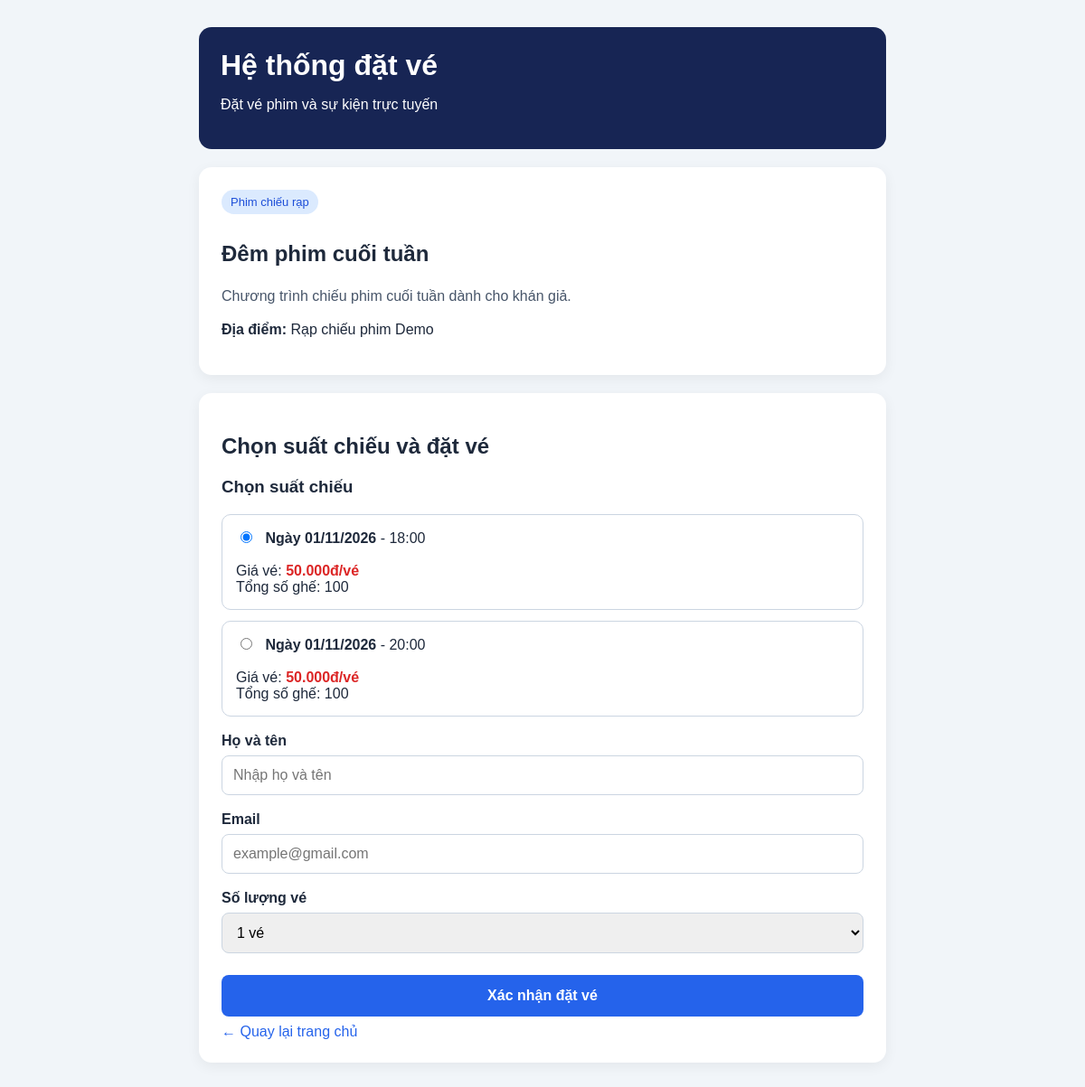
/app/booking.php?id=1, run on the app's committed database.
### tables this page shows
CREATE TABLE IF NOT EXISTS events (
    id INT AUTO_INCREMENT PRIMARY KEY,
    title VARCHAR(200) NOT NULL,
    event_type ENUM('movie', 'event') NOT NULL DEFAULT 'movie',
    description TEXT,
    location VARCHAR(255),
    image_url VARCHAR(500),
    created_at TIMESTAMP DEFAULT CURRENT_TIMESTAMP
);

CREATE TABLE IF NOT EXISTS showtimes (
    id INT AUTO_INCREMENT PRIMARY KEY,
    event_id INT NOT NULL,
    show_date DATE NOT NULL,
    show_time TIME NOT NULL,
    ticket_price DECIMAL(10,2) NOT NULL DEFAULT 0,
    total_seats INT NOT NULL DEFAULT 100,
    FOREIGN KEY (event_id) REFERENCES events(id)
        ON DELETE CASCADE
);

### app/booking.php (the view, shortened to what this page needs)
<?php
require_once __DIR__ . '/db.php';
$eventId = filter_input(INPUT_GET, 'id', FILTER_VALIDATE_INT);
$stmt = $pdo->prepare(
    "SELECT id, title, event_type, description, location
     FROM events
     WHERE id = :id"
);
$stmt->execute(['id' => $eventId]);
$event = $stmt->fetch();
$stmt = $pdo->prepare(
    "SELECT id, show_date, show_time, ticket_price, total_seats
     FROM showtimes
     WHERE event_id = :event_id
       AND show_date >= CURDATE()
     ORDER BY show_date ASC, show_time ASC"
);
$stmt->execute(['event_id' => $eventId]);
$showtimes = $stmt->fetchAll();
function e($value)
{
    return htmlspecialchars((string)$value, ENT_QUOTES, 'UTF-8');
}
?>
<!DOCTYPE html>
<html lang="vi">
<head>
</head>
<body>
<div class="container">
    <div class="header">
        <h1>Hệ thống đặt vé</h1>
        <p>Đặt vé phim và sự kiện trực tuyến</p>
    </div>
    <div class="card">
        <span class="type">
            <?= $event['event_type'] === 'movie' ? 'Phim chiếu rạp' : 'Sự kiện' ?>
        </span>
        <h2><?= e($event['title']) ?></h2>
        <p class="description">
            <?= nl2br(e($event['description'])) ?>
        </p>
        <p>
            <strong>Địa điểm:</strong>
            <?= e($event['location']) ?>
        </p>
    </div>
    <div class="card">
        <h2>Chọn suất chiếu và đặt vé</h2>
        <?php if (count($showtimes) > 0): ?>
            <form action="process-booking.php" method="POST">
                <h3>Chọn suất chiếu</h3>
                <?php foreach ($showtimes as $index => $showtime): ?>
                    <label class="showtime">
                        <input
                            type="radio"
                            name="showtime_id"
                            value="<?= (int)$showtime['id'] ?>"
                            required
                            <?= $index === 0 ? 'checked' : '' ?>
                        >
                        <strong>
                            Ngày <?= e(date('d/m/Y', strtotime($showtime['show_date']))) ?>
                        </strong>
                        - <?= e(substr($showtime['show_time'], 0, 5)) ?>
                        <br><br>
                        Giá vé:
                        <span class="price">
                            <?= number_format((float)$showtime['ticket_price'], 0, ',', '.') ?>đ/vé
                        </span>
                        <br>
                        Tổng số ghế:
                        <?= (int)$showtime['total_seats'] ?>
                    </label>
                <?php endforeach; ?>
                <div class="field">
                    <label for="customer_name">Họ và tên</label>
                    <input
                        type="text"
                        id="customer_name"
                        name="customer_name"
                        maxlength="100"
                        required
                        placeholder="Nhập họ và tên"
                    >
                </div>
                <div class="field">
                    <label for="customer_email">Email</label>
                    <input
                        type="email"
                        id="customer_email"
                        name="customer_email"
                        maxlength="190"
                        required
                        placeholder="example@gmail.com"
                    >
                </div>
                <div class="field">
                    <label for="seat_count">Số lượng vé</label>
                    <select id="seat_count" name="seat_count" required>
                        <?php for ($i = 1; $i <= 10; $i++): ?>
                            <option value="<?= $i ?>">
                                <?= $i ?> vé
                            </option>
                        <?php endfor; ?>
                    </select>
                </div>
                <button type="submit" class="submit-btn">
                    Xác nhận đặt vé
                </button>
            </form>
        <?php else: ?>
            <div class="notice">
                Hiện chưa có suất chiếu trong tương lai cho phim hoặc sự kiện này.
            </div>
        <?php endif; ?>
        <a class="back" href="index.php">
            ← Quay lại trang chủ
        </a>
    </div>
</div>
</body>
</html>

### app/booking.php (style rules this page uses)
* { box-sizing: border-box; }
body { margin: 0; padding: 30px 15px; font-family: Arial, sans-serif; background: #f1f5f9; color: #1e293b; }
.container { max-width: 760px; margin: 0 auto; }
.header { padding: 24px; border-radius: 14px; background: #172554; color: white; margin-bottom: 20px; }
.header h1 { margin: 0 0 8px; }
.card { padding: 25px; margin-bottom: 20px; background: white; border-radius: 14px; box-shadow: 0 4px 15px rgba(0, 0, 0, 0.06); }
.type { display: inline-block; padding: 6px 10px; border-radius: 20px; background: #dbeafe; color: #1d4ed8; font-size: 13px; margin-bottom: 10px; }
.description { color: #475569; line-height: 1.6; }
.showtime { display: block; padding: 15px; margin: 12px 0; border: 1px solid #cbd5e1; border-radius: 10px; cursor: pointer; }
.showtime input { margin-right: 10px; }
.price { color: #dc2626; font-weight: bold; }
.field { margin-top: 18px; }
.field label { display: block; margin-bottom: 7px; font-weight: bold; }
.field input, .field select { width: 100%; padding: 12px; border: 1px solid #cbd5e1; border-radius: 8px; font-size: 16px; }
.submit-btn { display: block; width: 100%; margin-top: 24px; padding: 14px; border: none; border-radius: 8px; background: #2563eb; color: white; font-size: 16px; font-weight: bold; cursor: pointer; }
.back { display: inline-block; margin-top: 8px; color: #2563eb; text-decoration: none; }

### data on the page
events: title "Đêm phim cuối tuần", description "Chương trình chiếu phim cuối tuần dành cho khán giả.", location "Rạp chiếu phim Demo"
showtimes: show_date "01/11/2026", show_time "18:00", ticket_price "50.000", total_seats "100"
showtimes: show_date "01/11/2026", show_time "20:00", ticket_price "50.000", total_seats "100"

### other printed values
form field seat_count "1 vé"
